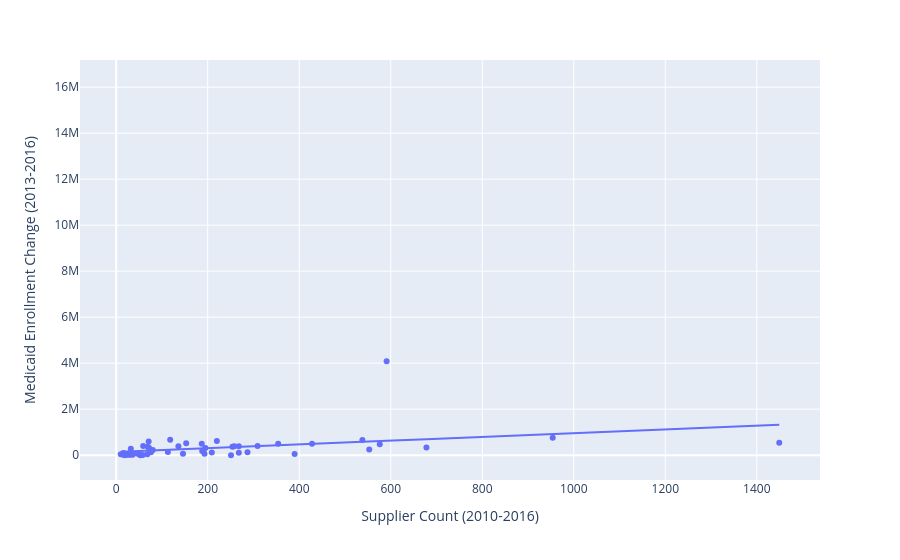

Source (notebook cell):
### Code cell
fig = px.scatter(clean_states, x = "Supplier Count (2010-2016)", y = "Medicaid Enrollment Change (2013-2016)", trendline = "ols")
fig.show()
